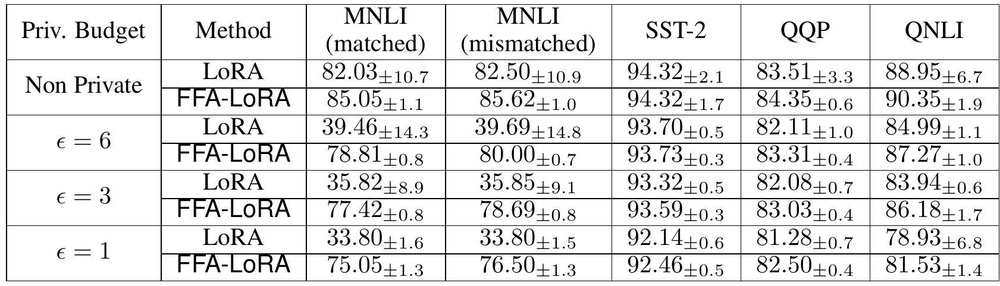
#> input picture services/unitable/test.jpg, 1000 x 286 px, shrunk from 1681 x 481 before the run; its folder holds only this picture in this run
$ python -i testing.py   (imports and definitions only)
#> lines starting #> are read from the running program, lines starting #| are printed output that depends on the picture
import concurrent.futures
import cv2
import dotenv
import json
import numpy as np
import os
from PIL import Image, ImageDraw, ImageFont, ImageEnhance, ImageFilter
import requests
from typing import List

# [1 line not run here, left out]

rapidocr_url = os.getenv("RAPIDOCR_URL")
unitable_url = os.getenv("UNITABLE_URL")


# [19 lines left out: functions call_unitable_structure, call_unitable_bbox, call_rapidocr, not called in this run]


def preprocess_image(image_path):
#> called with image_path = 'test.jpg'
    image = Image.open(image_path)
#> image is the input picture: PIL image 1000x286 RGB; min 0, max 255, mean 226.2

    gray_image = image.convert('L')

    enhancer = ImageEnhance.Contrast(gray_image)
    enhanced_image = enhancer.enhance(2.0)
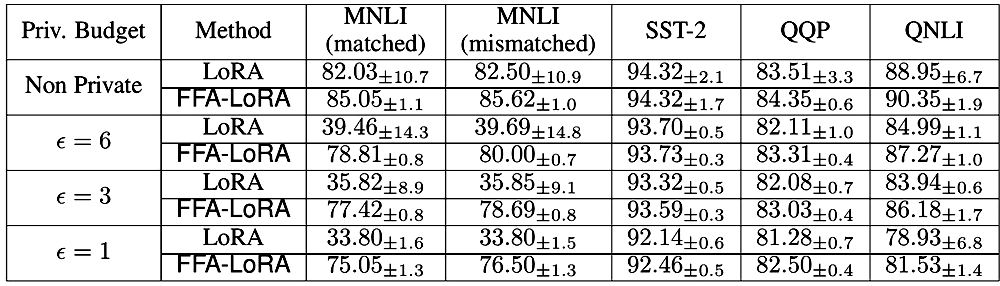
#> enhanced_image: PIL image 1000x286 L; min 0, max 255, mean 217.4

    denoised_image = enhanced_image.filter(ImageFilter.MedianFilter(size=3))
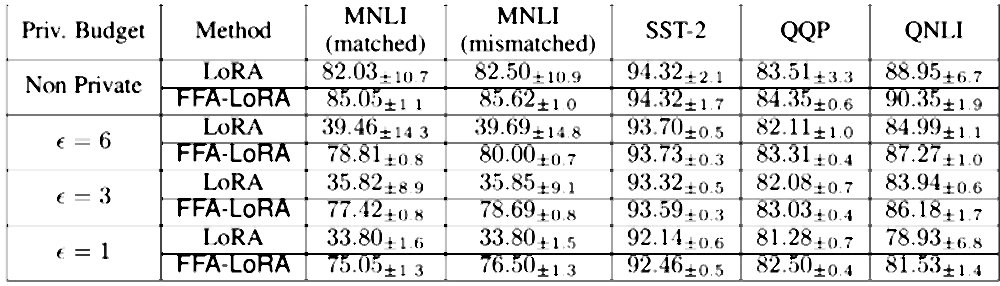
#> denoised_image: PIL image 1000x286 L; min 0, max 255, mean 225.2

    np_image = np.array(denoised_image)

    binary_image = cv2.adaptiveThreshold(
        np_image, 255, cv2.ADAPTIVE_THRESH_GAUSSIAN_C, cv2.THRESH_BINARY, 11, 2
    )
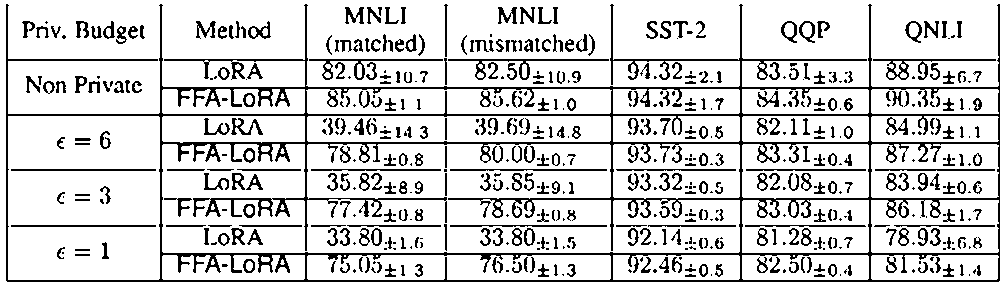
#> binary_image: shape (286, 1000); 82.7% white; black in thin lines or dots

    preprocessed_image = Image.fromarray(binary_image)

    return preprocessed_image


# [157 lines left out: functions html_table_template, build_table_from_html_and_cell, map_paddle_text_onto_unitable, map_to_html, draw_bbox, process_image and 1 more, not called in this run]


# [5 lines not run here, left out]

>>> result = preprocess_image('test.jpg')
